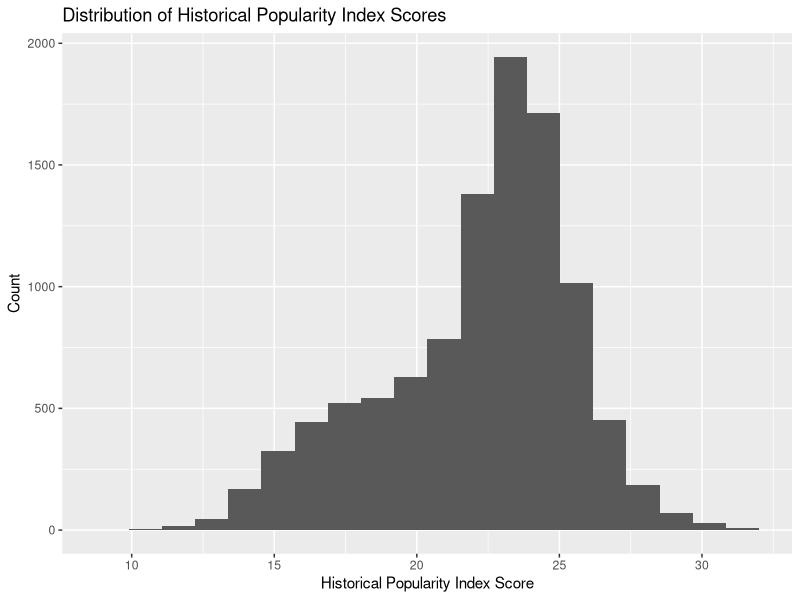
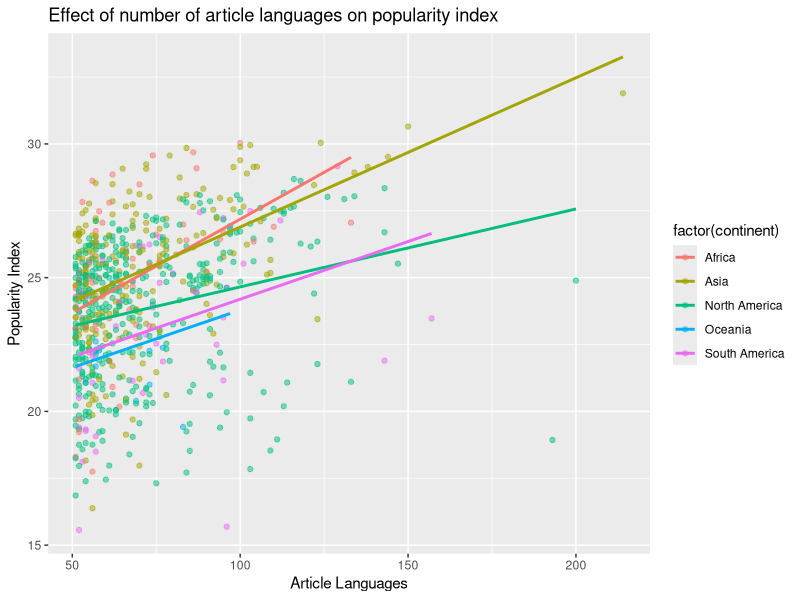

Reproduce these figures in R, in order.
## ---- chunk 1
knitr::opts_chunk$set(echo = FALSE)
## ---- chunk 2
library(tidyverse)
library(broom)
## ---- chunk 3
panth <- read_csv("data/cdatabase.csv",
                  na = c("Unknown", "1237?", "530s"))
## ---- chunk 4
panth_mod <- na.omit(panth)

panth_mod %>%
  ncol()

panth_mod %>%
  nrow()
## ---- chunk 5
panth_mod %>%
  ggplot(mapping = aes(x = historical_popularity_index)) +
  geom_histogram(bins = 20) + 
  labs(title = "Distribution of Historical Popularity Index Scores", y = "Count", 
       x = "Historical Popularity Index Score")

panth_mod %>%
  summarise(mean = mean(historical_popularity_index), 
            median = median(historical_popularity_index), 
            sd = sd(historical_popularity_index))
## ---- chunk 6
panth_mod %>%
  count(sex)
## ---- chunk 7
m_pop_sex <- lm(historical_popularity_index ~ sex , data = panth_mod)
tidy(m_pop_sex) %>%
  select(term, estimate)
## ---- chunk 8
glance(m_pop_sex)$r.squared
## ---- chunk 9
panth_mod%>%
  filter(birth_year > 1920)%>%
  count(sex)%>%
  mutate(prop = n/sum(n))
## ---- chunk 10
m_pop_sex2 <- lm(historical_popularity_index ~ sex , data = panth_mod%>%filter(birth_year > 1920))
tidy(m_pop_sex2) %>%
  select(term, estimate)
## ---- chunk 11
panth_mod %>%
  filter(continent != "Europe",
         article_languages > 50)%>%
  ggplot(mapping = aes(y = historical_popularity_index, x = article_languages,
                       color = factor(continent))) + geom_point(alpha = .5) + 
    geom_smooth(method = "lm", se = FALSE)+
    labs(x = "Article Languages", y = "Popularity Index", 
    title = "Effect of number of article languages on popularity index") 
    
## ---- chunk 12
m_full <- lm(historical_popularity_index ~ sex +
               domain +
               article_languages +
               continent +
               continent * article_languages,
             data = panth_mod)
tidy(m_full) %>%
  select(term, estimate)
## ---- chunk 13
glance(m_full)$r.squared
## ---- chunk 14
selected_model <- step(m_full, direction = "backward")

tidy(selected_model) %>%
  select(term, estimate)

glance(m_full)$AIC
